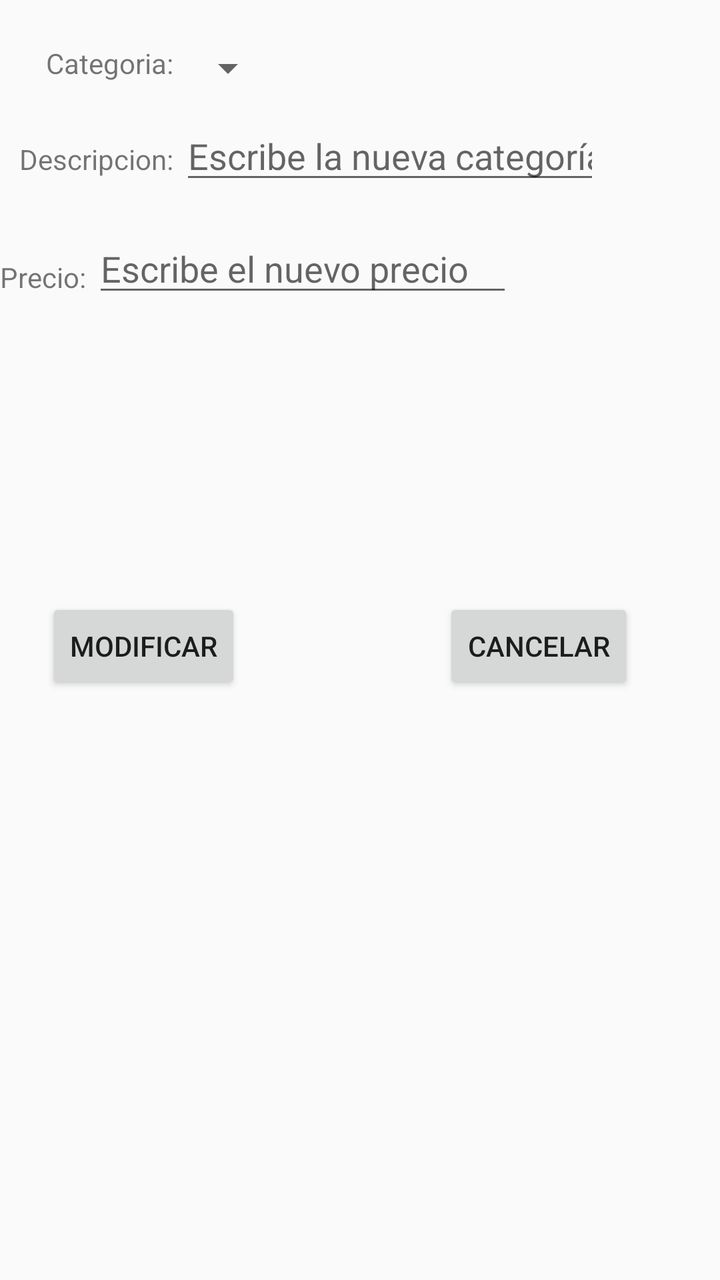
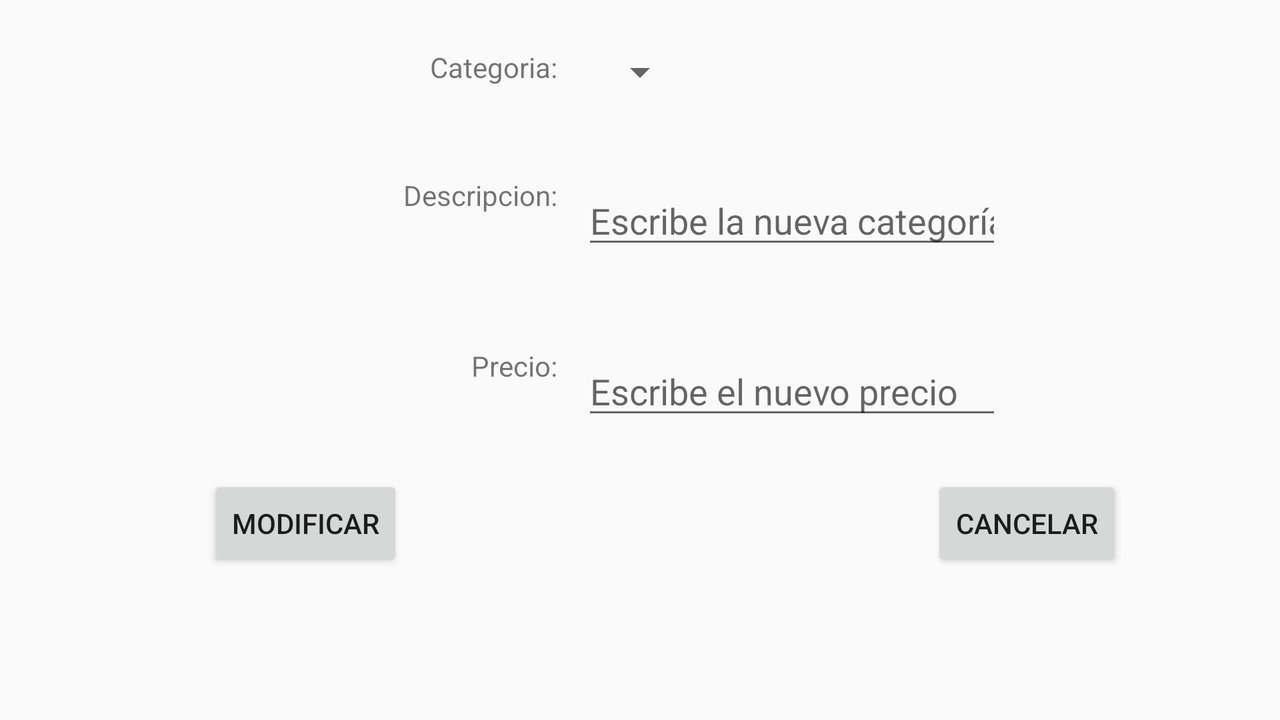

Compare how this app lays out the same screen by default and in its alternative resource folder. The renders come first, then the two layout files and the values they reference.
<!-- AndroidManifest.xml: application theme AppTheme -->
<!-- res/layout/activity_update.xml -->
<?xml version="1.0" encoding="utf-8"?>
<RelativeLayout xmlns:android="http://schemas.android.com/apk/res/android"
    xmlns:app="http://schemas.android.com/apk/res-auto"
    xmlns:tools="http://schemas.android.com/tools"
    android:layout_width="match_parent"
    android:layout_height="match_parent"
    tools:context="com.fiuady.android.compustorevv10.Productos.UpdateActivity">


    <TextView
        android:text="Categoria: "
        android:layout_width="wrap_content"
        android:layout_height="wrap_content"
        android:layout_marginLeft="23dp"
        android:layout_marginStart="23dp"
        android:layout_marginTop="22dp"
        android:id="@+id/CatUpTag"
        android:layout_alignParentTop="true"
        android:layout_alignParentLeft="true"
        android:layout_alignParentStart="true" />

    <Spinner
        android:layout_width="wrap_content"
        android:layout_height="wrap_content"
        android:id="@+id/spnUpdate"
        android:layout_alignTop="@+id/CatUpTag"
        android:layout_toRightOf="@+id/CatUpTag"
        android:layout_toEndOf="@+id/CatUpTag" />

    <TextView
        android:text="Descripcion: "
        android:layout_width="wrap_content"
        android:layout_height="wrap_content"
        android:layout_below="@+id/spnUpdate"
        android:layout_toLeftOf="@+id/spnUpdate"
        android:layout_toStartOf="@+id/spnUpdate"
        android:layout_marginTop="24dp"
        android:id="@+id/desUpTag" />

    <TextView
        android:text="Precio: "
        android:layout_width="wrap_content"
        android:layout_height="wrap_content"
        android:layout_below="@+id/desUpTag"

        android:layout_marginTop="40dp"
        android:id="@+id/priceupTag" />

    <Button
        android:text="Modificar"
        android:layout_width="wrap_content"
        android:layout_height="wrap_content"
        android:layout_below="@+id/priceupTag"
        android:layout_alignLeft="@+id/CatUpTag"
        android:layout_alignStart="@+id/CatUpTag"
        android:layout_marginTop="151dp"
        android:id="@+id/btnUpdate" />

    <Button
        android:text="Cancelar"
        android:layout_width="wrap_content"
        android:layout_height="wrap_content"
        android:layout_alignBottom="@+id/btnUpdate"
        android:layout_alignParentRight="true"
        android:layout_alignParentEnd="true"
        android:layout_marginRight="43dp"
        android:layout_marginEnd="43dp"
        android:id="@+id/btnCancelUp" />

    <EditText
        android:layout_width="wrap_content"
        android:layout_height="wrap_content"
        android:inputType="textPersonName"
        android:ems="10"
        android:id="@+id/UpDescriptionTxt"
        android:hint="Escribe la nueva categoría"
        android:layout_alignBaseline="@+id/desUpTag"
        android:layout_alignBottom="@+id/desUpTag"
        android:layout_toRightOf="@+id/desUpTag" />

    <EditText
        android:layout_width="wrap_content"
        android:layout_height="wrap_content"
        android:inputType="numberDecimal"
        android:ems="10"
        android:layout_below="@+id/UpDescriptionTxt"
        android:layout_toRightOf="@+id/priceupTag"
        android:layout_toEndOf="@+id/priceupTag"
        android:layout_marginTop="15dp"
        android:id="@+id/UpPriceTxt"
        android:hint="Escribe el nuevo precio" />

</RelativeLayout>
<!-- resources referenced by this layout -->
<resources>
  <style name="AppTheme" parent="Theme.AppCompat.Light.NoActionBar">
          
          <item name="colorPrimary">@color/colorPrimary</item>
          <item name="colorPrimaryDark">@color/colorPrimaryDark</item>
          <item name="colorAccent">@color/colorAccent</item>
      </style>
  <color name="colorPrimary">#3F51B5</color>
  <color name="colorPrimaryDark">#071883</color>
  <color name="colorAccent">#FF4081</color>
</resources>
<!-- res/layout-land/activity_update.xml (the author's variant of the layout above) -->
<!-- drawn on the phone turned sideways -->
<?xml version="1.0" encoding="utf-8"?>
<RelativeLayout xmlns:android="http://schemas.android.com/apk/res/android"
    xmlns:app="http://schemas.android.com/apk/res-auto"
    xmlns:tools="http://schemas.android.com/tools"
    android:layout_width="match_parent"
    android:layout_height="match_parent"
    tools:context="com.fiuady.android.compustorevv10.Productos.UpdateActivity">


    <TextView
        android:text="Categoria: "
        android:layout_width="wrap_content"
        android:layout_height="wrap_content"
        android:layout_marginLeft="23dp"
        android:layout_marginTop="24dp"
        android:id="@+id/CatUpTag"
        android:layout_alignParentTop="true"
        android:layout_alignEnd="@+id/desUpTag" />

    <Spinner
        android:layout_width="wrap_content"
        android:layout_height="wrap_content"
        android:id="@+id/spnUpdate"
        android:layout_alignTop="@+id/CatUpTag"
        android:layout_centerHorizontal="true" />

    <TextView
        android:text="Descripcion: "
        android:layout_width="wrap_content"
        android:layout_height="wrap_content"
        android:layout_marginTop="40dp"
        android:id="@+id/desUpTag"
        android:layout_below="@+id/spnUpdate"
        android:layout_alignEnd="@+id/priceupTag" />

    <TextView
        android:text="Precio: "
        android:layout_width="wrap_content"
        android:layout_height="wrap_content"

        android:layout_marginTop="44dp"
        android:id="@+id/priceupTag"
        android:layout_below="@+id/UpDescriptionTxt"
        android:layout_toStartOf="@+id/UpPriceTxt"
        android:layout_marginEnd="9dp" />

    <Button
        android:text="Modificar"
        android:layout_width="wrap_content"
        android:layout_height="wrap_content"
        android:id="@+id/btnUpdate"
        android:layout_below="@+id/UpPriceTxt"
        android:layout_toStartOf="@+id/desUpTag"
        android:layout_marginTop="23dp" />

    <Button
        android:text="Cancelar"
        android:layout_width="wrap_content"
        android:layout_height="wrap_content"
        android:layout_marginRight="43dp"
        android:layout_marginEnd="79dp"
        android:id="@+id/btnCancelUp"
        android:layout_alignBaseline="@+id/btnUpdate"
        android:layout_alignBottom="@+id/btnUpdate"
        android:layout_alignParentEnd="true" />

    <EditText
        android:layout_width="wrap_content"
        android:layout_height="wrap_content"
        android:inputType="textPersonName"
        android:ems="10"
        android:id="@+id/UpDescriptionTxt"
        android:hint="Escribe la nueva categoría"
        android:layout_alignTop="@+id/desUpTag"
        android:layout_alignStart="@+id/UpPriceTxt" />

    <EditText
        android:layout_width="wrap_content"
        android:layout_height="wrap_content"
        android:inputType="numberDecimal"
        android:ems="10"
        android:id="@+id/UpPriceTxt"
        android:hint="Escribe el nuevo precio"
        android:layout_alignTop="@+id/priceupTag"
        android:layout_alignEnd="@+id/btnCancelUp"
        android:layout_marginEnd="60dp" />

</RelativeLayout>
